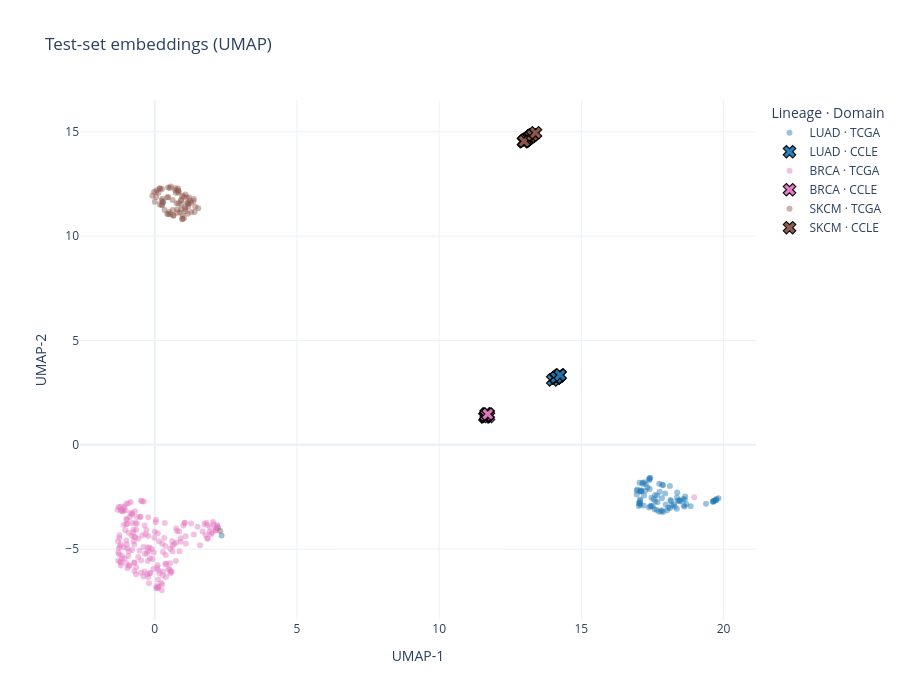

The cell this chart's notebook holds for it:
### Markdown cell above
## Section 2 — UMAP of the aligned embeddings (interactive)

UMAP is fit on the pooled CCLE + TCGA test embeddings. Colour = lineage (LUAD blue / BRCA
pink / SKCM brown); marker = domain (TCGA patient ●, CCLE cell line ✕). Hover a cross to see
the cell-line ID and its TFS.

### Code cell
from pctrans.evaluation.viz import lineage_domain_scatter, umap_projection

z = np.concatenate([emb["z_ccle"], emb["z_tcga"]])
y = np.concatenate([emb["y_ccle"], emb["y_tcga"]])
domain = np.array([0] * len(emb["y_ccle"]) + [1] * len(emb["y_tcga"]))
ids = np.concatenate([emb["ids_ccle"], emb["ids_tcga"]])

tfs_by_id = {r["id"]: r["tfs"] for r in summary["per_cell_line_tfs"]}
tfs = np.array([tfs_by_id.get(i, np.nan) for i in ids])

coords = umap_projection(z, seed=42)
fig = lineage_domain_scatter(
    coords, y, domain, "Test-set embeddings (UMAP)", sample_ids=ids, tfs_scores=tfs
)
fig.show()

### Figure 1 — Plotly figure (JSON) as saved in the notebook; plotly's stock layout.template omitted (floating-point values rounded to 4 significant figures; data arrays with more than 128 entries replaced by an {"elided": "..."} marker saying what was removed)
{"data": [{"customdata": {"elided": "86x2 str values"}, "hovertemplate": "%{customdata[0]}<br>LUAD · TCGA<br><extra></extra>", "marker": {"color": "#1f77b4", "line": {"color": "black", "width": 0}, "opacity": 0.45, "size": 6, "symbol": "circle"}, "mode": "markers", "name": "LUAD · TCGA", "type": "scatter", "x": [18.5, 17.83, 17.08, 17.43, 17.03, 17.76, 18.63, 18.11, 17.2, 19.74, 17.97, 18.15, 17.58, 17.47, 17.25, 17.11, 18.45, 17.88, 19.38, 17.16, 19.66, 19.82, 17.59, 19.72, 17.2, 17.83, 18.64, 17.23, 17.41, 19.67, 19.75, 18.12, 18.01, 19.64, 18.37, 17.06, 17.12, 17.95, 18.06, 18.36, 17.07, 18.28, 18.85, 18.69, 18.45, 17.27, 17.67, 17.61, 17.82, 0.3034, 17.06, 17.66, 17.46, 17.38, 18.6, 17.39, 17.09, 17.15, 18.13, 18.36, 17.07, 2.349, 17.84, 18.65, 17.65, 17.4, 18.58, 19.62, 17.39, 17.51, 2.222, 16.97, 17.88, 16.95, 18.18, 17.33, 17.54, 18.38, 18.26, 17.74, 17.74, 16.95, 17.02, 17.43, 17.05, 17.05], "y": [-2.681, -3.135, -2.872, -2.928, -2.792, -2.248, -2.956, -1.971, -2.434, -2.659, -2.858, -2.688, -3.094, -2.543, -2.208, -2.231, -2.702, -3.217, -2.824, -1.814, -2.692, -2.561, -2.412, -2.647, -2.908, -2.558, -2.623, -1.8, -2.123, -2.692, -2.597, -3.031, -3.139, -2.739, -2.285, -2.244, -2.225, -2.337, -3.022, -2.532, -2.616, -2.968, -2.946, -2.853, -2.663, -1.889, -2.749, -2.701, -3.183, 11.64, -2.824, -2.425, -2.938, -3.01, -2.908, -1.606, -2.183, -1.866, -2.642, -3.07, -2.674, -4.345, -1.92, -2.473, -3.127, -1.643, -2.601, -2.704, -1.691, -2.949, -3.975, -2.144, -1.942, -2.377, -2.899, -2.041, -2.605, -2.683, -2.856, -1.871, -3.207, -2.2, -2.928, -1.578, -2.777, -1.817]}, {"customdata": [["ACH-000021", "0.8190150640463822"], ["ACH-000062", "0.8320167072502491"], ["ACH-000109", "0.8359169199822509"], ["ACH-000264", "0.6621077144813932"], ["ACH-000392", "0.8232234153981642"], ["ACH-000521", "0.8296254545661537"], ["ACH-000578", "0.8313749245296866"], ["ACH-000589", "0.8325820961109034"], ["ACH-000757", "0.8086958176431869"], ["ACH-000785", "0.8210653296821226"], ["ACH-000841", "0.8338641424447759"], ["ACH-000888", "0.8376274620848234"]], "hovertemplate": "%{customdata[0]}<br>LUAD · CCLE<br>TFS: %{customdata[1]:.3f}<br><extra></extra>", "marker": {"color": "#1f77b4", "line": {"color": "black", "width": 1.2}, "opacity": 0.95, "size": 11, "symbol": "x"}, "mode": "markers", "name": "LUAD · CCLE", "type": "scatter", "x": [14.18, 14.25, 14.1, 14.0, 14.22, 14.22, 14.11, 14.21, 14.12, 14.17, 14.12, 14.25], "y": [3.271, 3.341, 3.2, 3.111, 3.322, 3.313, 3.205, 3.305, 3.217, 3.26, 3.225, 3.346]}, {"customdata": {"elided": "182x2 str values"}, "hovertemplate": "%{customdata[0]}<br>BRCA · TCGA<br><extra></extra>", "marker": {"color": "#e377c2", "line": {"color": "black", "width": 0}, "opacity": 0.45, "size": 6, "symbol": "circle"}, "mode": "markers", "name": "BRCA · TCGA", "type": "scatter", "x": {"elided": "182 float values"}, "y": {"elided": "182 float values"}}, {"customdata": [["ACH-000097", "0.8233033577439497"], ["ACH-000223", "0.799395123345475"], ["ACH-000276", "0.7988015984358179"], ["ACH-000352", "0.8400726346232115"], ["ACH-000621", "0.8010483435299574"], ["ACH-000668", "0.8049702922854949"], ["ACH-000691", "0.8384354751779517"], ["ACH-000849", "0.8270957481263815"], ["ACH-000927", "0.8290376970223851"], ["ACH-001396", "0.8182091756647855"]], "hovertemplate": "%{customdata[0]}<br>BRCA · CCLE<br>TFS: %{customdata[1]:.3f}<br><extra></extra>", "marker": {"color": "#e377c2", "line": {"color": "black", "width": 1.2}, "opacity": 0.95, "size": 11, "symbol": "x"}, "mode": "markers", "name": "BRCA · CCLE", "type": "scatter", "x": [11.66, 11.61, 11.65, 11.73, 11.73, 11.64, 11.68, 11.65, 11.65, 11.71], "y": [1.485, 1.337, 1.366, 1.467, 1.364, 1.374, 1.428, 1.372, 1.42, 1.471]}, {"customdata": {"elided": "71x2 str values"}, "hovertemplate": "%{customdata[0]}<br>SKCM · TCGA<br><extra></extra>", "marker": {"color": "#8c564b", "line": {"color": "black", "width": 0}, "opacity": 0.45, "size": 6, "symbol": "circle"}, "mode": "markers", "name": "SKCM · TCGA", "type": "scatter", "x": [1.128, 1.077, 0.2485, 0.1859, 1.132, 0.2445, 0.1786, 0.2843, 0.4364, 0.7198, 0.9686, 0.4718, 0.743, 1.066, 1.398, 0.8867, 1.425, 1.376, 1.022, 0.6266, 0.9309, 0.1294, 0.2562, 0.9742, 0.06732, 1.248, 0.8399, 0.815, 0.469, 0.7236, 1.273, 0.001442, 0.9271, 0.9629, 1.186, 0.2651, 0.4802, 0.04988, 1.024, 0.8374, 1.081, 0.6328, 0.6532, 0.6573, 0.9711, 0.3468, 1.279, -0.02708, -0.08673, 1.169, 0.2657, 0.8314, 0.927, 0.7838, 0.7914, 0.5393, 1.361, 1.181, 0.5069, 1.073, 1.533, 0.5248, 0.5683, 0.4395, 0.8196, 1.159, 1.209, 0.7689, 2.305, 0.1724, 0.9289], "y": [11.85, 11.99, 11.48, 12.27, 11.6, 11.7, 11.51, 11.64, 11.86, 12.19, 10.81, 11.86, 12.08, 11.38, 11.16, 11.14, 11.41, 11.77, 11.89, 11.73, 11.28, 12.08, 12.26, 10.99, 12.2, 11.7, 12.16, 12.28, 12.33, 12.29, 11.6, 11.65, 11.7, 11.94, 11.54, 11.79, 11.06, 11.87, 10.86, 11.57, 11.2, 11.25, 11.0, 10.98, 10.83, 11.25, 11.15, 12.11, 11.93, 11.57, 11.51, 12.08, 11.52, 11.12, 11.28, 11.05, 11.67, 11.42, 11.15, 11.31, 11.34, 12.3, 12.38, 11.07, 12.19, 11.08, 11.85, 11.58, -4.129, 12.29, 11.75]}, {"customdata": [["ACH-000219", "0.85640957674476"], ["ACH-000425", "0.8555194998219874"], ["ACH-000615", "0.8643160512981487"], ["ACH-000881", "0.8680443597387784"], ["ACH-001239", "0.8622530942101929"], ["ACH-001522", "0.8675870695225684"], ["ACH-001566", "0.8629625492404616"], ["ACH-001568", "0.8616635848815928"], ["ACH-001570", "0.8661921871432174"], ["ACH-001972", "0.8645577884158893"], ["ACH-001975", "0.8672765601639421"], ["ACH-001981", "0.8655540713792915"], ["ACH-002001", "0.8587873750384697"], ["ACH-002005", "0.8623277303700971"], ["ACH-002847", "0.8077315311505675"], ["ACH-002928", "0.8651913931879041"]], "hovertemplate": "%{customdata[0]}<br>SKCM · CCLE<br>TFS: %{customdata[1]:.3f}<br><extra></extra>", "marker": {"color": "#8c564b", "line": {"color": "black", "width": 1.2}, "opacity": 0.95, "size": 11, "symbol": "x"}, "mode": "markers", "name": "SKCM · CCLE", "type": "scatter", "x": [13.28, 13.22, 13.01, 13.04, 13.14, 13.0, 13.07, 13.07, 13.03, 13.04, 12.97, 13.23, 13.22, 12.99, 13.28, 13.39], "y": [14.85, 14.78, 14.57, 14.6, 14.7, 14.56, 14.63, 14.63, 14.59, 14.6, 14.53, 14.79, 14.78, 14.55, 14.84, 14.95]}], "layout": {"height": 700, "legend": {"title": {"text": "Lineage · Domain"}}, "title": {"text": "Test-set embeddings (UMAP)"}, "width": 900, "xaxis": {"title": {"text": "UMAP-1"}}, "yaxis": {"title": {"text": "UMAP-2"}}}}
